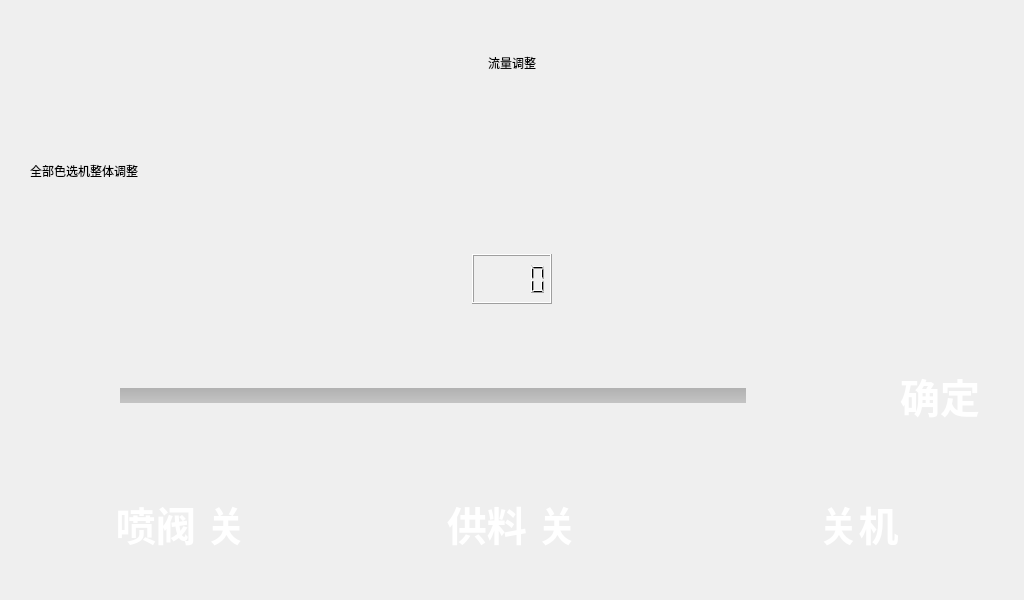
<?xml version="1.0" encoding="UTF-8"?>
<ui version="4.0">
 <class>FormAll</class>
 <widget class="QWidget" name="FormAll">
  <property name="geometry">
   <rect>
    <x>0</x>
    <y>0</y>
    <width>1024</width>
    <height>600</height>
   </rect>
  </property>
  <property name="windowTitle">
   <string>Form</string>
  </property>
  <property name="styleSheet">
   <string notr="true">QToolButton
{
    border-image: url(:/image/btnG.png);
    color: rgb(255, 255, 255);
}

QToolButton:pressed
{
    border-image: url(:/image/btnR.png);
}</string>
  </property>
  <layout class="QVBoxLayout" name="verticalLayout">
   <property name="spacing">
    <number>50</number>
   </property>
   <property name="leftMargin">
    <number>30</number>
   </property>
   <property name="topMargin">
    <number>30</number>
   </property>
   <property name="rightMargin">
    <number>30</number>
   </property>
   <property name="bottomMargin">
    <number>30</number>
   </property>
   <item>
    <widget class="QLabel" name="label">
     <property name="sizePolicy">
      <sizepolicy hsizetype="Preferred" vsizetype="Fixed">
       <horstretch>0</horstretch>
       <verstretch>0</verstretch>
      </sizepolicy>
     </property>
     <property name="minimumSize">
      <size>
       <width>0</width>
       <height>50</height>
      </size>
     </property>
     <property name="text">
      <string>流量调整</string>
     </property>
     <property name="alignment">
      <set>Qt::AlignCenter</set>
     </property>
    </widget>
   </item>
   <item>
    <widget class="QLabel" name="label_2">
     <property name="sizePolicy">
      <sizepolicy hsizetype="Maximum" vsizetype="Fixed">
       <horstretch>0</horstretch>
       <verstretch>0</verstretch>
      </sizepolicy>
     </property>
     <property name="minimumSize">
      <size>
       <width>0</width>
       <height>50</height>
      </size>
     </property>
     <property name="text">
      <string>全部色选机整体调整</string>
     </property>
     <property name="alignment">
      <set>Qt::AlignCenter</set>
     </property>
    </widget>
   </item>
   <item>
    <layout class="QHBoxLayout" name="horizontalLayout_2">
     <item>
      <spacer name="horizontalSpacer">
       <property name="orientation">
        <enum>Qt::Horizontal</enum>
       </property>
       <property name="sizeHint" stdset="0">
        <size>
         <width>40</width>
         <height>20</height>
        </size>
       </property>
      </spacer>
     </item>
     <item>
      <widget class="QLCDNumber" name="lcdNumber">
       <property name="sizePolicy">
        <sizepolicy hsizetype="Fixed" vsizetype="Fixed">
         <horstretch>0</horstretch>
         <verstretch>0</verstretch>
        </sizepolicy>
       </property>
       <property name="minimumSize">
        <size>
         <width>80</width>
         <height>50</height>
        </size>
       </property>
       <property name="smallDecimalPoint">
        <bool>true</bool>
       </property>
       <property name="digitCount">
        <number>4</number>
       </property>
       <property name="segmentStyle">
        <enum>QLCDNumber::Filled</enum>
       </property>
      </widget>
     </item>
     <item>
      <spacer name="horizontalSpacer_2">
       <property name="orientation">
        <enum>Qt::Horizontal</enum>
       </property>
       <property name="sizeHint" stdset="0">
        <size>
         <width>40</width>
         <height>20</height>
        </size>
       </property>
      </spacer>
     </item>
    </layout>
   </item>
   <item>
    <layout class="QGridLayout" name="gridLayout">
     <item row="0" column="2">
      <widget class="QWidget" name="widget_right" native="true">
       <property name="sizePolicy">
        <sizepolicy hsizetype="Fixed" vsizetype="Fixed">
         <horstretch>40</horstretch>
         <verstretch>40</verstretch>
        </sizepolicy>
       </property>
       <property name="minimumSize">
        <size>
         <width>40</width>
         <height>40</height>
        </size>
       </property>
      </widget>
     </item>
     <item row="0" column="0">
      <widget class="QWidget" name="widget_left" native="true">
       <property name="sizePolicy">
        <sizepolicy hsizetype="Fixed" vsizetype="Fixed">
         <horstretch>40</horstretch>
         <verstretch>40</verstretch>
        </sizepolicy>
       </property>
       <property name="minimumSize">
        <size>
         <width>40</width>
         <height>40</height>
        </size>
       </property>
      </widget>
     </item>
     <item row="0" column="1">
      <widget class="QSlider" name="horizontalSlider">
       <property name="enabled">
        <bool>false</bool>
       </property>
       <property name="sizePolicy">
        <sizepolicy hsizetype="Expanding" vsizetype="Fixed">
         <horstretch>0</horstretch>
         <verstretch>0</verstretch>
        </sizepolicy>
       </property>
       <property name="minimumSize">
        <size>
         <width>0</width>
         <height>50</height>
        </size>
       </property>
       <property name="styleSheet">
        <string notr="true">QSlider::groove {
     /*border: 1px solid #999999;
     height: 330px; /* the groove expands to the size of the slider by default. by giving it a height, it has a fixed size */
	height:15px;
     background: qlineargradient(x1:0, y1:0, x2:0, y2:1, stop:0 #B1B1B1, stop:1 #c4c4c4);
     margin: 20px 0;
 }
 
QSlider::handle {
	border-image: url(:/image/sliderH.png);
     height: 100px;
     margin: -75px -35px; /* handle is placed by default on the contents rect of the groove. Expand outside the groove */
     border-radius: 3px;
 }</string>
       </property>
       <property name="minimum">
        <number>-100</number>
       </property>
       <property name="maximum">
        <number>100</number>
       </property>
       <property name="tracking">
        <bool>false</bool>
       </property>
       <property name="orientation">
        <enum>Qt::Horizontal</enum>
       </property>
      </widget>
     </item>
     <item row="0" column="3">
      <widget class="QToolButton" name="toolButtonOK">
       <property name="sizePolicy">
        <sizepolicy hsizetype="Fixed" vsizetype="Fixed">
         <horstretch>0</horstretch>
         <verstretch>0</verstretch>
        </sizepolicy>
       </property>
       <property name="minimumSize">
        <size>
         <width>80</width>
         <height>50</height>
        </size>
       </property>
       <property name="font">
        <font>
         <family>Sans Serif</family>
         <pointsize>30</pointsize>
         <weight>75</weight>
         <bold>true</bold>
        </font>
       </property>
       <property name="styleSheet">
        <string notr="true"/>
       </property>
       <property name="text">
        <string>确定</string>
       </property>
       <property name="toolButtonStyle">
        <enum>Qt::ToolButtonFollowStyle</enum>
       </property>
       <property name="autoRaise">
        <bool>true</bool>
       </property>
      </widget>
     </item>
    </layout>
   </item>
   <item>
    <layout class="QHBoxLayout" name="horizontalLayout">
     <property name="spacing">
      <number>30</number>
     </property>
     <item>
      <widget class="QToolButton" name="toolButtonValve">
       <property name="sizePolicy">
        <sizepolicy hsizetype="Fixed" vsizetype="Fixed">
         <horstretch>0</horstretch>
         <verstretch>0</verstretch>
        </sizepolicy>
       </property>
       <property name="minimumSize">
        <size>
         <width>300</width>
         <height>75</height>
        </size>
       </property>
       <property name="font">
        <font>
         <family>Sans Serif</family>
         <pointsize>30</pointsize>
         <weight>75</weight>
         <bold>true</bold>
        </font>
       </property>
       <property name="styleSheet">
        <string notr="true"/>
       </property>
       <property name="text">
        <string>喷阀 关</string>
       </property>
       <property name="toolButtonStyle">
        <enum>Qt::ToolButtonFollowStyle</enum>
       </property>
       <property name="autoRaise">
        <bool>true</bool>
       </property>
      </widget>
     </item>
     <item>
      <widget class="QToolButton" name="toolButtonVibrator">
       <property name="sizePolicy">
        <sizepolicy hsizetype="Fixed" vsizetype="Fixed">
         <horstretch>0</horstretch>
         <verstretch>0</verstretch>
        </sizepolicy>
       </property>
       <property name="minimumSize">
        <size>
         <width>300</width>
         <height>75</height>
        </size>
       </property>
       <property name="font">
        <font>
         <family>Sans Serif</family>
         <pointsize>30</pointsize>
         <weight>75</weight>
         <bold>true</bold>
        </font>
       </property>
       <property name="styleSheet">
        <string notr="true"/>
       </property>
       <property name="text">
        <string>供料 关</string>
       </property>
       <property name="toolButtonStyle">
        <enum>Qt::ToolButtonFollowStyle</enum>
       </property>
       <property name="autoRaise">
        <bool>true</bool>
       </property>
      </widget>
     </item>
     <item>
      <widget class="QToolButton" name="toolButtonExit">
       <property name="sizePolicy">
        <sizepolicy hsizetype="Fixed" vsizetype="Fixed">
         <horstretch>0</horstretch>
         <verstretch>0</verstretch>
        </sizepolicy>
       </property>
       <property name="minimumSize">
        <size>
         <width>300</width>
         <height>75</height>
        </size>
       </property>
       <property name="font">
        <font>
         <family>Sans Serif</family>
         <pointsize>30</pointsize>
         <weight>75</weight>
         <bold>true</bold>
        </font>
       </property>
       <property name="styleSheet">
        <string notr="true">QToolButton
{
    border-image: url(:/image/shutdownG.png);
    color: rgb(255, 255, 255);
}

QToolButton:pressed
{
    border-image: url(:/image/shutdownR.png);
}</string>
       </property>
       <property name="text">
        <string>   关机</string>
       </property>
       <property name="toolButtonStyle">
        <enum>Qt::ToolButtonFollowStyle</enum>
       </property>
       <property name="autoRaise">
        <bool>true</bool>
       </property>
      </widget>
     </item>
    </layout>
   </item>
  </layout>
 </widget>
 <resources/>
 <connections/>
</ui>
